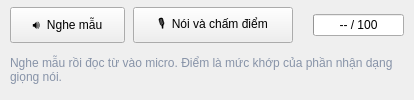
           <widget class="QFrame" name="pronunciationPanel">
            <property name="minimumSize">
             <size>
              <width>0</width>
              <height>74</height>
             </size>
            </property>
            <property name="styleSheet">
             <string notr="true">QFrame#pronunciationPanel { background: #F8F9FF; border: 1px solid #E4E9FB; border-radius: 12px; }</string>
            </property>
            <layout class="QVBoxLayout" name="pronunciationLayout">
             <property name="spacing">
              <number>4</number>
             </property>
             <property name="leftMargin">
              <number>10</number>
             </property>
             <property name="topMargin">
              <number>7</number>
             </property>
             <property name="rightMargin">
              <number>10</number>
             </property>
             <property name="bottomMargin">
              <number>7</number>
             </property>
             <item>
              <layout class="QHBoxLayout" name="pronunciationControlsLayout">
               <property name="spacing">
                <number>8</number>
               </property>
               <item>
                <widget class="QPushButton" name="btnSpeakTarget">
                 <property name="minimumSize">
                  <size>
                   <width>115</width>
                   <height>36</height>
                  </size>
                 </property>
                 <property name="text">
                  <string>🔊  Nghe mẫu</string>
                 </property>
                </widget>
               </item>
               <item>
                <widget class="QPushButton" name="btnRecordPronunciation">
                 <property name="minimumSize">
                  <size>
                   <width>160</width>
                   <height>36</height>
                  </size>
                 </property>
                 <property name="text">
                  <string>🎙  Nói và chấm điểm</string>
                 </property>
                </widget>
               </item>
               <item>
                <spacer name="pronunciationSpacer">
                 <property name="orientation">
                  <enum>Qt::Horizontal</enum>
                 </property>
                 <property name="sizeHint" stdset="0">
                  <size>
                   <width>12</width>
                   <height>20</height>
                  </size>
                 </property>
                </spacer>
               </item>
               <item>
                <widget class="QProgressBar" name="pronunciationScore">
                 <property name="minimum">
                  <number>0</number>
                 </property>
                 <property name="maximum">
                  <number>100</number>
                 </property>
                 <property name="value">
                  <number>0</number>
                 </property>
                 <property name="textVisible">
                  <bool>true</bool>
                 </property>
                 <property name="format">
                  <string>-- / 100</string>
                 </property>
                </widget>
               </item>
              </layout>
             </item>
             <item>
              <widget class="QLabel" name="speechResult">
               <property name="styleSheet">
                <string notr="true">color: #8793A8; font-size: 9pt;</string>
               </property>
               <property name="text">
                <string>Nghe mẫu rồi đọc từ vào micro. Điểm là mức khớp của phần nhận dạng giọng nói.</string>
               </property>
               <property name="wordWrap">
                <bool>true</bool>
               </property>
              </widget>
             </item>
            </layout>
           </widget>
